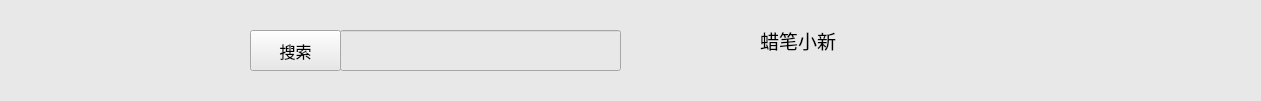
   <widget class="QWidget" name="widget_top" native="true">
    <property name="geometry">
     <rect>
      <x>0</x>
      <y>0</y>
      <width>1261</width>
      <height>101</height>
     </rect>
    </property>
    <property name="styleSheet">
     <string notr="true">background-color: rgb(232, 232, 232);</string>
    </property>
    <widget class="QLabel" name="label_53">
     <property name="geometry">
      <rect>
       <x>10</x>
       <y>-20</y>
       <width>161</width>
       <height>151</height>
      </rect>
     </property>
     <property name="text">
      <string/>
     </property>
     <property name="pixmap">
      <pixmap resource="images.qrc">:/listWidget/images/listWidget/logo.png</pixmap>
     </property>
     <property name="scaledContents">
      <bool>true</bool>
     </property>
    </widget>
    <widget class="QPushButton" name="pb_account">
     <property name="geometry">
      <rect>
       <x>670</x>
       <y>10</y>
       <width>81</width>
       <height>71</height>
      </rect>
     </property>
     <property name="autoFillBackground">
      <bool>false</bool>
     </property>
     <property name="styleSheet">
      <string notr="true">
background-color: rgb(255, 255, 255);</string>
     </property>
     <property name="text">
      <string/>
     </property>
     <property name="icon">
      <iconset resource="images.qrc">
       <normaloff>:/listWidget/images/listWidget/user.jpg</normaloff>:/listWidget/images/listWidget/user.jpg</iconset>
     </property>
     <property name="iconSize">
      <size>
       <width>80</width>
       <height>80</height>
      </size>
     </property>
     <property name="flat">
      <bool>true</bool>
     </property>
    </widget>
    <widget class="QLabel" name="label_54">
     <property name="geometry">
      <rect>
       <x>760</x>
       <y>30</y>
       <width>131</width>
       <height>21</height>
      </rect>
     </property>
     <property name="font">
      <font>
       <family>楷体</family>
       <pointsize>14</pointsize>
      </font>
     </property>
     <property name="styleSheet">
      <string notr="true">background-color: rgb(232, 232, 232);</string>
     </property>
     <property name="text">
      <string>蜡笔小新</string>
     </property>
    </widget>
    <widget class="QPushButton" name="pushButton_75">
     <property name="geometry">
      <rect>
       <x>1020</x>
       <y>20</y>
       <width>41</width>
       <height>41</height>
      </rect>
     </property>
     <property name="text">
      <string/>
     </property>
     <property name="icon">
      <iconset resource="images.qrc">
       <normaloff>:/Messageform/images/listWidget/set.png</normaloff>:/Messageform/images/listWidget/set.png</iconset>
     </property>
     <property name="iconSize">
      <size>
       <width>30</width>
       <height>30</height>
      </size>
     </property>
     <property name="flat">
      <bool>true</bool>
     </property>
    </widget>
    <widget class="QPushButton" name="pushButton_77">
     <property name="geometry">
      <rect>
       <x>1190</x>
       <y>20</y>
       <width>51</width>
       <height>41</height>
      </rect>
     </property>
     <property name="text">
      <string/>
     </property>
     <property name="icon">
      <iconset resource="images.qrc">
       <normaloff>:/listWidget/images/listWidget/close.png</normaloff>:/listWidget/images/listWidget/close.png</iconset>
     </property>
     <property name="iconSize">
      <size>
       <width>50</width>
       <height>50</height>
      </size>
     </property>
     <property name="flat">
      <bool>true</bool>
     </property>
    </widget>
    <widget class="QPushButton" name="pushButton_78">
     <property name="geometry">
      <rect>
       <x>1160</x>
       <y>20</y>
       <width>41</width>
       <height>41</height>
      </rect>
     </property>
     <property name="text">
      <string/>
     </property>
     <property name="icon">
      <iconset resource="images.qrc">
       <normaloff>:/listWidget/images/listWidget/big.png</normaloff>:/listWidget/images/listWidget/big.png</iconset>
     </property>
     <property name="iconSize">
      <size>
       <width>40</width>
       <height>40</height>
      </size>
     </property>
     <property name="flat">
      <bool>true</bool>
     </property>
    </widget>
    <widget class="QPushButton" name="pushButton_79">
     <property name="geometry">
      <rect>
       <x>1130</x>
       <y>20</y>
       <width>51</width>
       <height>41</height>
      </rect>
     </property>
     <property name="text">
      <string/>
     </property>
     <property name="icon">
      <iconset resource="images.qrc">
       <normaloff>:/listWidget/images/listWidget/small.png</normaloff>:/listWidget/images/listWidget/small.png</iconset>
     </property>
     <property name="iconSize">
      <size>
       <width>40</width>
       <height>40</height>
      </size>
     </property>
     <property name="flat">
      <bool>true</bool>
     </property>
    </widget>
    <widget class="QLineEdit" name="le_onlineSearch">
     <property name="geometry">
      <rect>
       <x>340</x>
       <y>30</y>
       <width>281</width>
       <height>41</height>
      </rect>
     </property>
     <property name="font">
      <font>
       <family>楷体</family>
       <pointsize>11</pointsize>
      </font>
     </property>
     <property name="styleSheet">
      <string notr="true">background-color: rgb(255, 255, 255);
QLineEdit {
    background-color: rgb(255, 255, 255);
    padding-left: 30px;   /* 根据图标宽度调整 */
    background-image: url(:/stackWidget/images/stackWidget/localMusic/icon_search.png);
    background-repeat: no-repeat;
    background-position: left center;
}</string>
     </property>
     <property name="text">
      <string/>
     </property>
    </widget>
    <widget class="QPushButton" name="pushButton_76">
     <property name="geometry">
      <rect>
       <x>950</x>
       <y>20</y>
       <width>61</width>
       <height>41</height>
      </rect>
     </property>
     <property name="text">
      <string/>
     </property>
     <property name="icon">
      <iconset resource="images.qrc">
       <normaloff>:/listWidget/images/listWidget/vip.png</normaloff>:/listWidget/images/listWidget/vip.png</iconset>
     </property>
     <property name="iconSize">
      <size>
       <width>60</width>
       <height>60</height>
      </size>
     </property>
     <property name="flat">
      <bool>true</bool>
     </property>
    </widget>
    <widget class="QPushButton" name="pb_onlineSearch">
     <property name="geometry">
      <rect>
       <x>250</x>
       <y>30</y>
       <width>91</width>
       <height>41</height>
      </rect>
     </property>
     <property name="font">
      <font>
       <family>楷体</family>
       <pointsize>12</pointsize>
      </font>
     </property>
     <property name="text">
      <string>搜索</string>
     </property>
     <property name="icon">
      <iconset resource="images.qrc">
       <normaloff>:/stackWidget/images/stackWidget/localMusic/icon_search.png</normaloff>:/stackWidget/images/stackWidget/localMusic/icon_search.png</iconset>
     </property>
     <property name="flat">
      <bool>false</bool>
     </property>
    </widget>
    <zorder>le_onlineSearch</zorder>
    <zorder>label_53</zorder>
    <zorder>pb_account</zorder>
    <zorder>label_54</zorder>
    <zorder>pushButton_75</zorder>
    <zorder>pushButton_77</zorder>
    <zorder>pushButton_78</zorder>
    <zorder>pushButton_79</zorder>
    <zorder>pushButton_76</zorder>
    <zorder>pb_onlineSearch</zorder>
   </widget>
